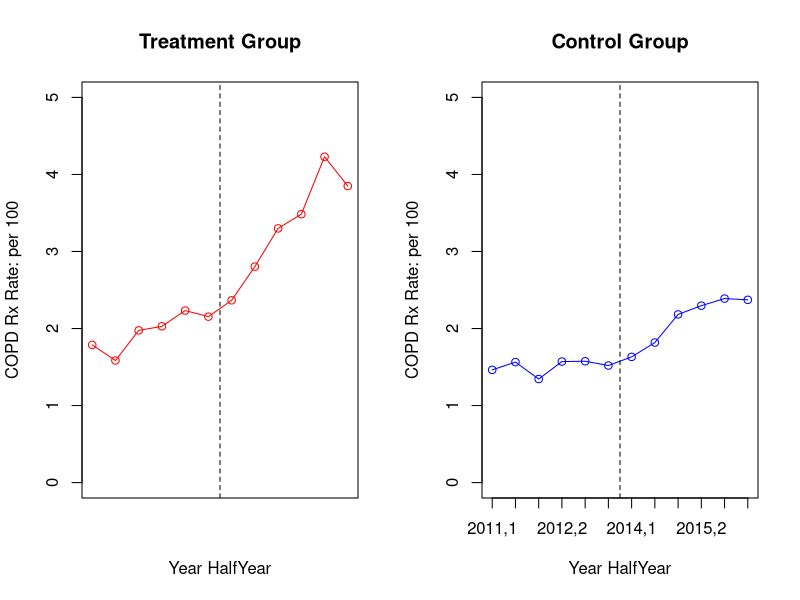
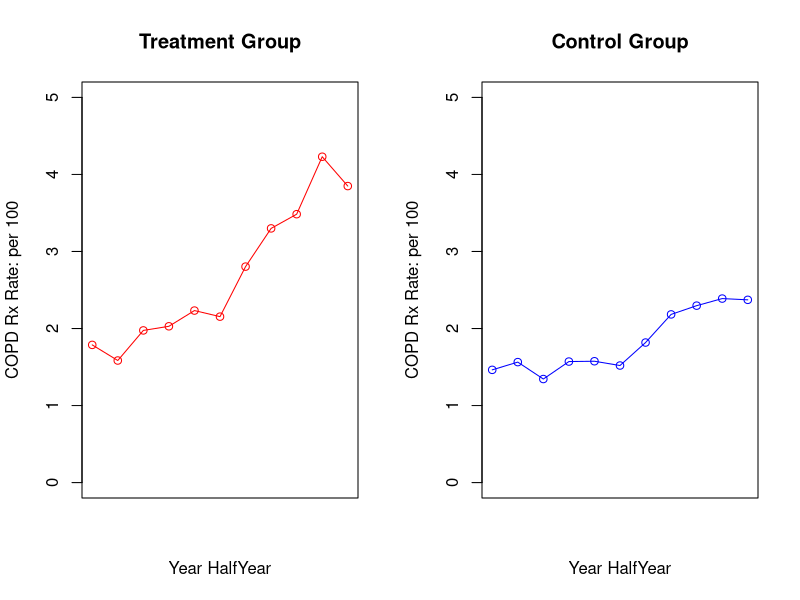
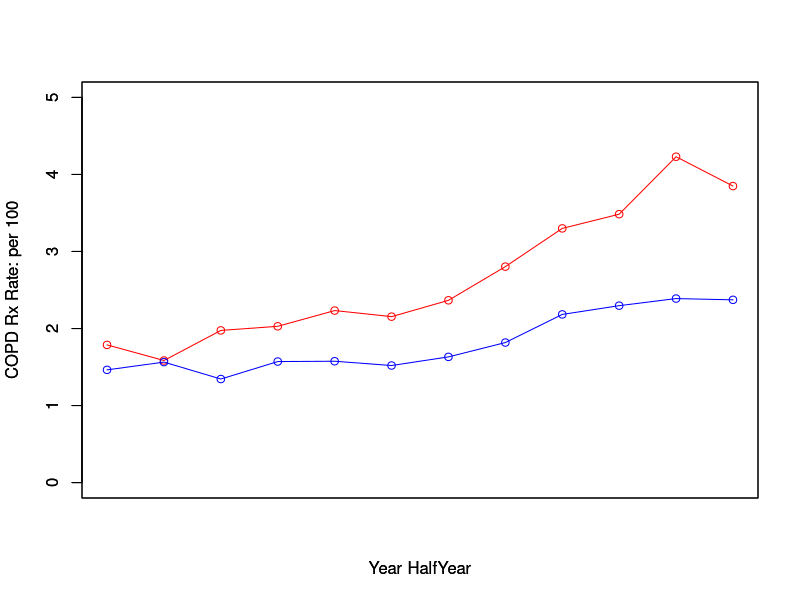
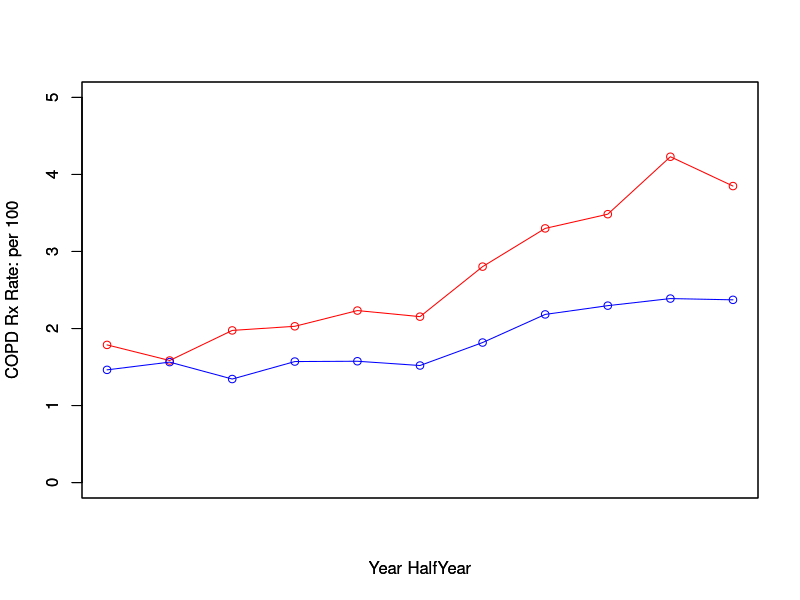

These figures' R source, in order:
library(car)
library(nlme)

# ----------------------------------------------------------------------------------------------------------------#
# R is rooted in object-oriented programming                                                                      #
# You create 'objects' that for all intents and purposes are your datasets or elements of your data.              #
# It takes the form of object <- what you want to put in your object.                                             #
# The arrow assigns whatever you want to your object name.                                                        #
# You can also use an = to assign objects, but it's not recommended. People do it, though.                        #
# ----------------------------------------------------------------------------------------------------------------#

# My general approach to make code more consistent is to freely use carriage returns/enter between lines of code.
# I always assign my object on the top line, and then enter the commands below that line, like this:
# object <-
#   what_i_want_in_my_object.

# -------------------- #
# QUESTION 1 BEGINNING #
# -------------------- #


# Read in the file.

base <-
  read.csv(
    # specify file in your local directory.
    file = "./cilia-r-help/aggregate-by-state-with-rurality-treatment-flags.csv", # put the directory to your file here. note that R does not like backslashes.
    # base R converts strings to factors which isn't recommended.
    stringsAsFactors = FALSE 
  )

# Examine the contents. head() looks at the first 10 observations.

head(base)

# Examine the contents. tail() looks at the last 10 observations.

tail(base)

# Remove the suppression records.

baseNoSuppression <-
  base[base$suppression_used == "FALSE", ]

baseNoSuppression

# Aggregate your file.

baseAgg <-
  # with tells R that you want to take an object you've already created and use it in the following calculation
  with( 
    # this is your object that you want to conduct calculations on.
    baseNoSuppression,
    # The 'aggregate' function is one way of aggregating in R
      aggregate(
        # Since we're creating two summed up variables, we need to enclose these variables in a list. Lists can hold multiple elements.
        list(
          chipMedicaidEnroll_agg = chipMedicaidEnroll, # Here we're creating aggregate variables based on the old variables.
          total_prescriptions_agg = total_prescriptions # Here we're creating aggregate variables based on the old variables.
        ),
        # now we want to split these summations by groups of year, half-year, and group. Specify a list again.
        by = list(
          year = year,
          half_year = half_year,
          group = group
        ),
        # Then call on how we want to aggregate - we want to sum the chipMedicaidEnroll and total_prescription variables.
        FUN = sum
      )
    )

# Create the rx_rate variable.

baseAgg$rx_rate_per_hundred <-
  (baseAgg$total_prescriptions_agg / baseAgg$chipMedicaidEnroll_agg) * 100

# View the file

baseAgg

# Ordering dataset is necessary at this point.

baseAgg <-
  baseAgg[order(-baseAgg$group, baseAgg$year), ]

# We need to add our flags: "halfYear' time', 'level', 'trend', 'grouptime', 'grouplevel', and 'grouptrend'.

# First, we'll remove those records for 2014,1
# Notice the exclamation point before the statement - it means to remove those records.

baseAggFlags <-
  baseAgg

# baseAggFlags <-
#   baseAgg[!(baseAgg$year == "2014" & baseAgg$half_year == "1"), ]

# Create yearHalfYear flag

baseAggFlags$yearHalfYear <-
  # Paste0 concatenates or pieces together elements without spaces. Here we want '2011,1'.
  paste0(
    baseAggFlags$year, # first element we want is year
    ",", # then our comma
    baseAggFlags$half_year # then our half year.
  )

# See it in the output.

baseAggFlags

# Create the time flag.

baseAggFlags$time <- 
  # 'ave' is a function that allows you to do sequence operations
  ave( 
    baseAggFlags$year, #First group variable, our year
    baseAggFlags$group, # Second group variable, our group
    FUN = seq_along # seq_along() then creates a sequence pattern based on these groupings.
  )

# Create the level flag.

baseAggFlags$level <-
  ifelse( #ifelse is a pretty useful tool in R
    baseAggFlags$year >= 2014, # This says, if baseAggFlags$year is greater than or equal to 2014, 
    1, # Then set it to 1.
    0 # otherwise set it to 0.
  )

# Create trend flag. This isn't a very programmatic way to do it, but other usual functions struggled.

baseAggFlags$trend <-
  ifelse(
    baseAggFlags$level == 1,
    baseAggFlags$time - 6, # Here I'm just subtracting from another sequence to get the numbers that were needed.
    0
  )

# Create the group time variable.

baseAggFlags$grouptime <-
  ifelse(
    baseAggFlags$group == 1,
    baseAggFlags$time,
    0
  )

# Create group level variable.

baseAggFlags$grouplevel <-
  ifelse(
    baseAggFlags$group == 1,
    baseAggFlags$level,
    0
  )

# Create group trend variable.

baseAggFlags$grouptrend <-
  ifelse(
    baseAggFlags$group == 1,
    baseAggFlags$trend,
    0
  )

# Put treatment group into their own object.

baseAggFlagsTreat <- 
  baseAggFlags[baseAggFlags$group == 1, ]

# Put control group into their own object.


baseAggFlagsControl <-
  baseAggFlags[baseAggFlags$group == 0, ]

# Make plotting area have space for 1 row and 2 columns.

par(mfrow=c(1, 2))

# Make the plot of the treatment group.

plot(baseAggFlagsTreat$time,
     baseAggFlagsTreat$rx_rate_per_hundred,
     ylab="COPD Rx Rate: per 100",
     ylim=c(0,5),
     xlab="Year HalfYear",
     type="l",
     col="red",
     xaxt="n")

abline(v=6.5,lty=2)

points(
  baseAggFlagsTreat$time,
  baseAggFlagsTreat$rx_rate_per_hundred,
  col = "red"
)

# Give it a title.

title("Treatment Group")

# Make the plot of the control group.

plot(baseAggFlagsControl$time,
     baseAggFlagsControl$rx_rate_per_hundred,
     ylab="COPD Rx Rate: per 100",
     ylim=c(0,5),
     xlab="Year HalfYear",
     type="l",
     col="blue",
     xaxt="n")

abline(v=6.5,lty=2)
axis(1, at=1:12, labels=baseAggFlagsControl$yearHalfYear, )

points(
  baseAggFlagsControl$time,
  baseAggFlagsControl$rx_rate_per_hundred,
  col = "blue"
)

# Give it a title.

title("Control Group")

# Putting them in the same plot and saving them out.

png("./cilia-r-help/one-plot.png")
plot(baseAggFlagsTreat$time,
     baseAggFlagsTreat$rx_rate_per_hundred,
     ylab="COPD Rx Rate: per 100",
     ylim=c(0,5),
     xlab="Year HalfYear",
     type="l",
     col="red",
     xaxt="n")


points(
  baseAggFlagsTreat$time,
  baseAggFlagsTreat$rx_rate_per_hundred,
  col = "red"
)

par(new = TRUE)

plot(baseAggFlagsControl$time,
     baseAggFlagsControl$rx_rate_per_hundred,
     ylab="COPD Rx Rate: per 100",
     ylim=c(0,5),
     xlab="Year HalfYear",
     type="l",
     col="blue",
     xaxt="n")

points(
  baseAggFlagsControl$time,
  baseAggFlagsControl$rx_rate_per_hundred,
  col = "blue"
)
dev.off()

# End of plotting and file is saved out.

model <-
  lm(
    formula = rx_rate_per_hundred ~ time + group + grouptime + level + trend + grouplevel + grouptrend,
    data = baseAggFlags
  )

summary(model)

# -------------------- #
# QUESTION 1 END       #
# -------------------- #

# -------------------- #
# QUESTION 2 BEGINNING #
# -------------------- #

## Remove those with 2014,1.
## You have to re-run all your computations, here. There are more efficient ways to do this, but I think it's not worth delving into it now.

baseAggFlagsRm20141 <-
  baseAggFlags[baseAggFlags$yearHalfYear != "2014,1", ]

baseAggFlagsRm20141$yearHalfYear <-
  # Paste0 concatenates or pieces together elements without spaces. Here we want '2011,1'.
  paste0(
    baseAggFlagsRm20141$year, # first element we want is year
    ",", # then our comma
    baseAggFlagsRm20141$half_year # then our half year.
  )

# Create the time flag.

baseAggFlagsRm20141$time <- 
  # 'ave' is a function that allows you to do sequence operations
  ave( 
    baseAggFlagsRm20141$year, #First group variable, our year
    baseAggFlagsRm20141$group, # Second group variable, our group
    FUN = seq_along # seq_along() then creates a sequence pattern based on these groupings.
  )

# Create the level flag.

baseAggFlagsRm20141$level <-
  ifelse( #ifelse is a pretty useful tool in R
    baseAggFlagsRm20141$year >= 2014, # This says, if baseAggFlags$year is greater than or equal to 2014, 
    1, # Then set it to 1.
    0 # otherwise set it to 0.
  )

# Create trend flag. This isn't a very programmatic way to do it, but other usual functions struggled.

baseAggFlagsRm20141$trend <-
  ifelse(
    baseAggFlagsRm20141$level == 1,
    baseAggFlagsRm20141$time - 6, # Here I'm just subtracting from another sequence to get the numbers that were needed.
    0
  )

# Create the group time variable.

baseAggFlagsRm20141$grouptime <-
  ifelse(
    baseAggFlagsRm20141$group == 1,
    baseAggFlagsRm20141$time,
    0
  )

# Create group level variable.

baseAggFlagsRm20141$grouplevel <-
  ifelse(
    baseAggFlagsRm20141$group == 1,
    baseAggFlagsRm20141$level,
    0
  )

# Create group trend variable.

baseAggFlagsRm20141$grouptrend <-
  ifelse(
    baseAggFlagsRm20141$group == 1,
    baseAggFlagsRm20141$trend,
    0
  )

# Put treatment group into their own object.

baseAggFlagsTreatRm20141 <- 
  baseAggFlagsRm20141[baseAggFlagsRm20141$group == 1, ]

# Put control group into their own object.


baseAggFlagsControlRm20141 <-
  baseAggFlagsRm20141[baseAggFlagsRm20141$group == 0, ]

# Make plotting area have space for 1 row and 2 columns.

par(mfrow=c(1, 2))

# Make the plot of the treatment group.

plot(baseAggFlagsTreatRm20141$time,
     baseAggFlagsTreatRm20141$rx_rate_per_hundred,
     ylab="COPD Rx Rate: per 100",
     ylim=c(0,5),
     xlab="Year HalfYear",
     type="l",
     col="red",
     xaxt="n")

points(
  baseAggFlagsTreatRm20141$time,
  baseAggFlagsTreatRm20141$rx_rate_per_hundred,
  col = "red"
)

# Give it a title.

title("Treatment Group")

# Make the plot of the control group.

plot(baseAggFlagsControlRm20141$time,
     baseAggFlagsControlRm20141$rx_rate_per_hundred,
     ylab="COPD Rx Rate: per 100",
     ylim=c(0,5),
     xlab="Year HalfYear",
     type="l",
     col="blue",
     xaxt="n")

points(
  baseAggFlagsControlRm20141$time,
  baseAggFlagsControlRm20141$rx_rate_per_hundred,
  col = "blue"
)

# Give it a title.

title("Control Group")

# Putting them in the same plot and saving them out.

png("./cilia-r-help/one-plot.png")
plot(baseAggFlagsTreatRm20141$time,
     baseAggFlagsTreatRm20141$rx_rate_per_hundred,
     ylab="COPD Rx Rate: per 100",
     ylim=c(0,5),
     xlab="Year HalfYear",
     type="l",
     col="red",
     xaxt="n")

points(
  baseAggFlagsTreatRm20141$time,
  baseAggFlagsTreatRm20141$rx_rate_per_hundred,
  col = "red"
)

par(new = TRUE)

plot(baseAggFlagsControlRm20141$time,
     baseAggFlagsControlRm20141$rx_rate_per_hundred,
     ylab="COPD Rx Rate: per 100",
     ylim=c(0,5),
     xlab="Year HalfYear",
     type="l",
     col="blue",
     xaxt="n")

points(
  baseAggFlagsControlRm20141$time,
  baseAggFlagsControlRm20141$rx_rate_per_hundred,
  col = "blue"
)
dev.off()

# End of plotting and file is saved out.

model_rm20141 <-
  lm(
    formula = rx_rate_per_hundred ~ time + group + grouptime + level + trend + grouplevel + grouptrend,
    data = baseAggFlagsRm20141
  )

summary(model_rm20141)

  